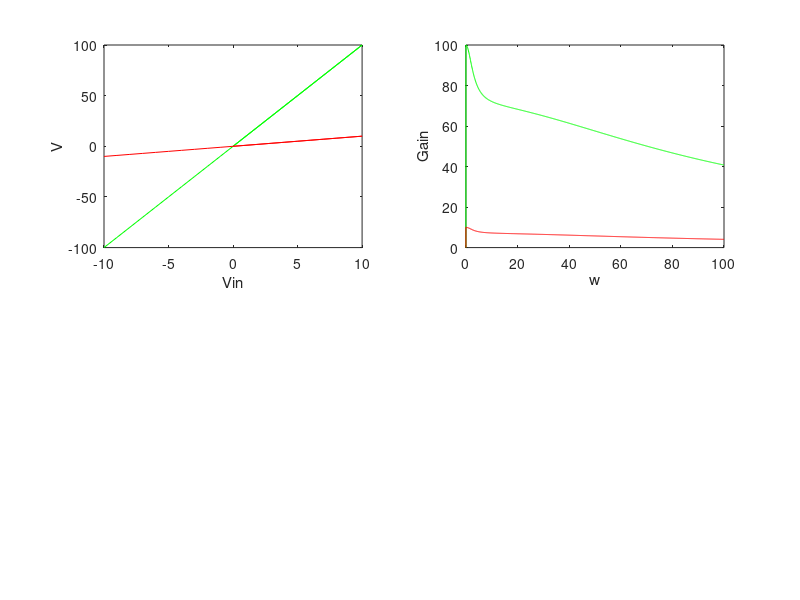

Write MATLAB code to recreate this figure. (Note: this script raises an error after producing the figure.)

%Muhammad Shabeeh Raza Abbas 
%101092004
set(0,'DefaultFigureWindowStyle','docked'); 
close all


%G = 1/R

% Given Paramters
R1 = 1;
C1 = 0.25;
R2 = 2;
L = 0.2;
R3 = 10;
al = 100;
R4 = 0.1; 
R0 = 1000; 


%Using MNA equations (ELEV 4506) to set up matric for C (capacitors)and G ((1/R) also
%inductor)

 G = [1 0 0 0 0 0 0;
     1/R1 -((1/R1) + (1/L)) 1/L 0 0 0 0;
     0 1 -1 0 0 0 0; 
     0 0 1/R3 0 0 0 -1; 
     0 0 0 1 0 0 -al; 
     0 0 0 1 0 -al 0; 
     0 0 0 1/R4 -((1/R4) + (1/R0)) 0 0];
 
 C = [0 0 0 0 0 0 0;
     0 0 0 0 0 0 0;
     0 0 0 0 0 0 0;
     0 0 0 0 0 0 0;
     0 0 0 0 0 0 0;
     0 0 0 0 0 0 0;
     0 0 0 0 0 0 0];
 

%adding capacitor values to C matrix 
C(2, 1) = C1; 
C(2, 2) = -C1;
C(3, 6) = -L;


V1 = zeros(100, 1);
V0 = zeros(100, 1);
V3 = zeros(100, 1);

% Setting a 7x1 F matrix 
F = zeros(7, 1);
%voltage = 0
Volt = 0;



% V1 = -10v --> +10v
 for Vin = -10:10       
     
    Volt = Volt + 1; %%%%%%%
    F(1) = Vin;
    
    V = G\F;
    
    V1(Volt) = Vin;
    
    V0(Volt) = V(5);
    
    V3(Volt) = V(3);
    
end

%Plot for V1 -10v to +10v 
figure(1)
subplot(2,2,1);
plot(V1, V0, 'g');
hold on;
plot(V1, V3, 'r');
xlabel('Vin')
ylabel('V')



F = [10; 0; 0; 0; 0; 0; 0];

V2 = zeros(100, 1); 
w = zeros(1000, 1);
g = zeros(1000, 1);

for acF = linspace(0,100,1000)
    
    Volt = Volt+1;
    
    Vf = (G+1j*acF*C)\F;
    
    w(Volt) = acF;
    
    V2(Volt) = norm(Vf(5));
    
    g(Volt) = norm(Vf(5))/10;
    

    
end 
  
%Plotting the omega v Gain plot
subplot(2,2,2);
plot(w, V2, 'g')
hold on;
plot(w, g, 'r' )
xlim([0 100])
xlabel('w')
ylabel('Gain')



w = pi;  % Ω = π 

CArry = zeros(100,1);

Gain_Arry = zeros(100,1);

for iter = 1:1000
    
    std = 0.5;
    CGen = C1 + std*randn();
    
    C(2, 1) = CGen; 
    
    C(2, 2) = -CGen;
    
    C(3, 3) = L;
    
    Vf2 = (G+1i*w*C)\F;
    
    CArry(iter) = CGen;
    
    Gain_Arry(iter) = norm(Vf2(5))/10;
    
end

s

%Plotting the Histogram Capcitor value and numbers
subplot(2,2,3);
histogram(CArry,15)
xlabel('C');
ylabel('Number'); 

%Histogram of the Gian 
subplot(2,2,4);
histogram(Gain_Arry,15)
xlabel('Vo / Vi');
ylabel('Number'); 